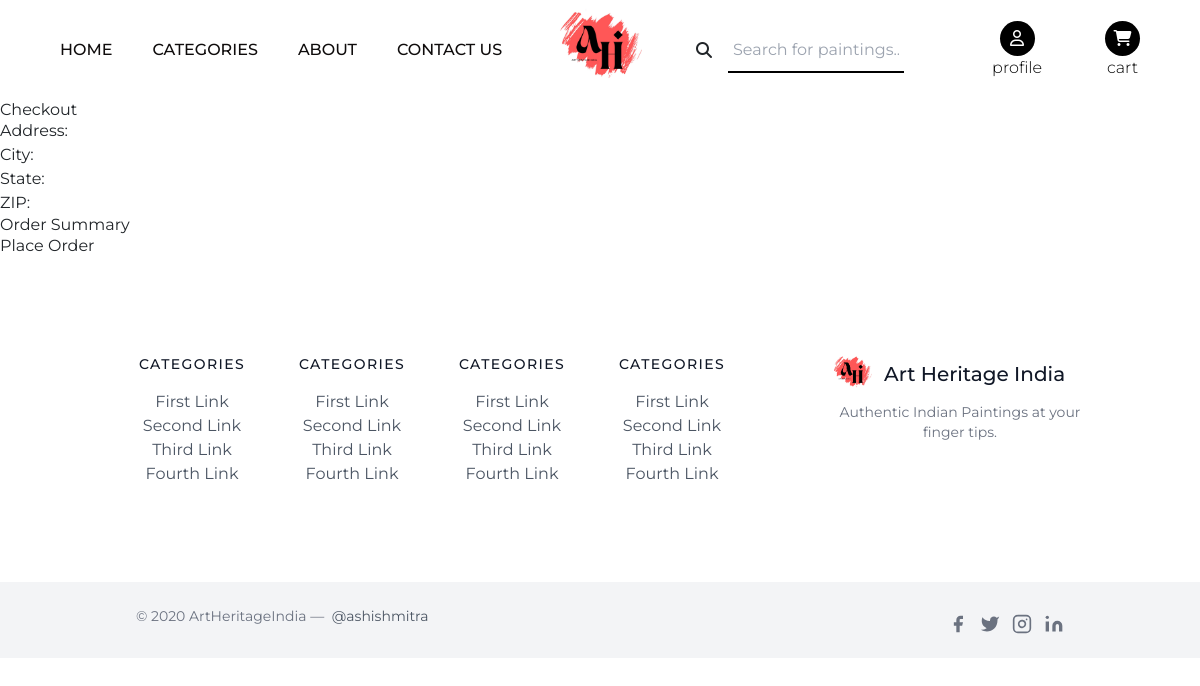
The page /checkout/ (signed in) on the database as committed earlier.
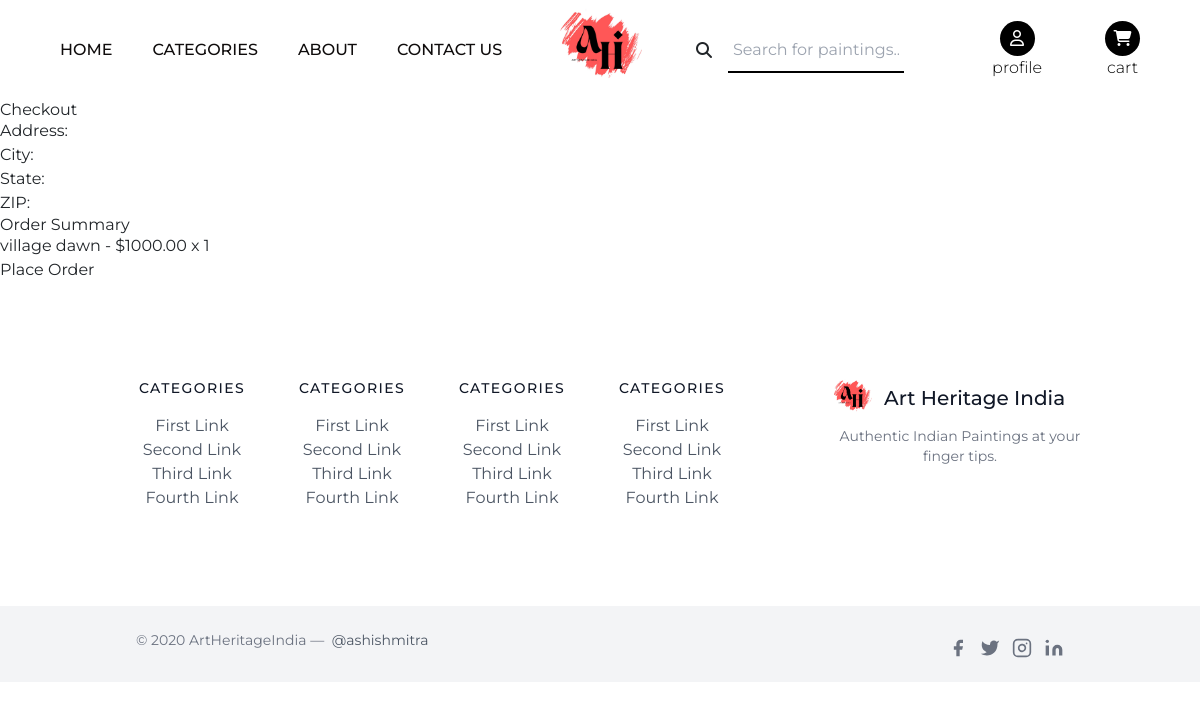
The same page on the database as committed later.
### core/models.py (models this page shows, shortened)
class CartItem(models.Model):
    cart = models.ForeignKey(Cart, on_delete=models.CASCADE)
    painting = models.ForeignKey(Painting, on_delete=models.CASCADE)
    quantity = models.PositiveIntegerField(default=1)

class Painting(models.Model):
    title = models.CharField(max_length=100)
    description = models.TextField()
    category = models.ForeignKey(Category, on_delete=models.CASCADE, related_name='paintings', default=None)
    image = models.ImageField(upload_to="products_images/", default=None, null=True )
    rating = models.DecimalField(decimal_places=1, max_digits=3, default=0.0, null=True)
    price = models.DecimalField(decimal_places=2, max_digits=10, default=1000.00, null=True)
    is_new = models.BooleanField(default=False)
    is_selling = models.BooleanField(default=False)

### core/views.py (the view, shortened to what this page needs)
# urls.py: path('checkout/', views.checkout, name='checkout'),
def checkout(request):
    cart = get_object_or_404(Cart, user=request.user)
    cart_items = cart.cartitem_set.all()
    return render(request, 'checkout.html', {'cart_items': cart_items})

### templates/checkout.html (shortened to what this page needs)
{% extends "base.html" %}
{% block content %}
<h1>Checkout</h1>
<form method="POST">
    <label for="address">Address:</label>
    <input type="text" name="address" id="address" required><br>
    <label for="city">City:</label>
    <input type="text" name="city" id="city" required><br>
    <label for="state">State:</label>
    <input type="text" name="state" id="state" required><br>
    <label for="zip">ZIP:</label>
    <input type="text" name="zip" id="zip" required><br>
    <h3>Order Summary</h3>
    <ul>
        {% for item in cart_items %}
        <li>{{ item.painting.title }} - ${{ item.painting.price }} x {{ item.quantity }}</li>
        {% endfor %}
    </ul>
    <button type="submit">Place Order</button>
</form>
{% endblock %}

Rows that differ between the two databases and show on the page:
added CartItem: painting "village dawn", painting.price "1000.00", quantity "1"
